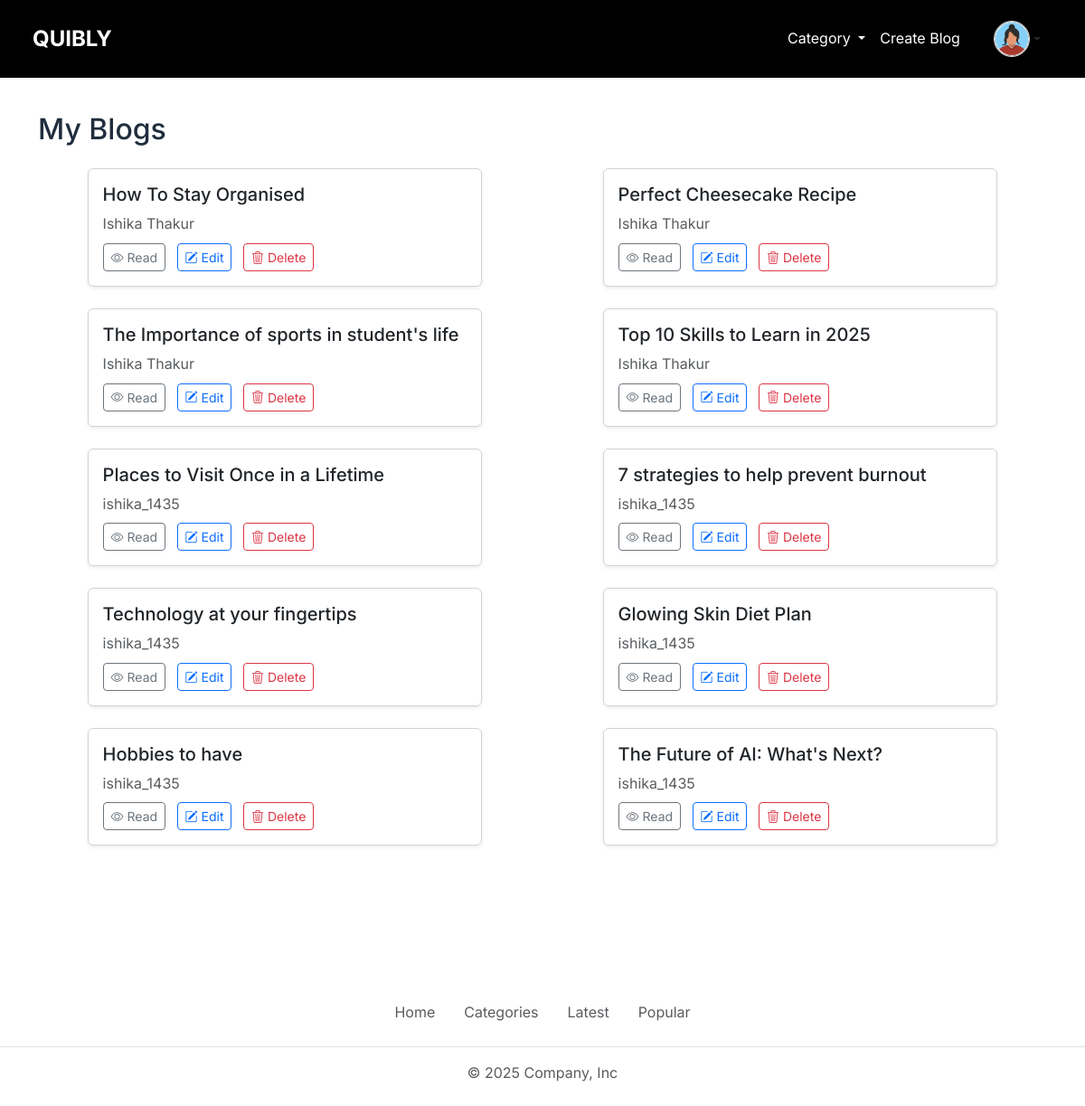
/myblogs (signed in), run on an earlier commit of the app's database.
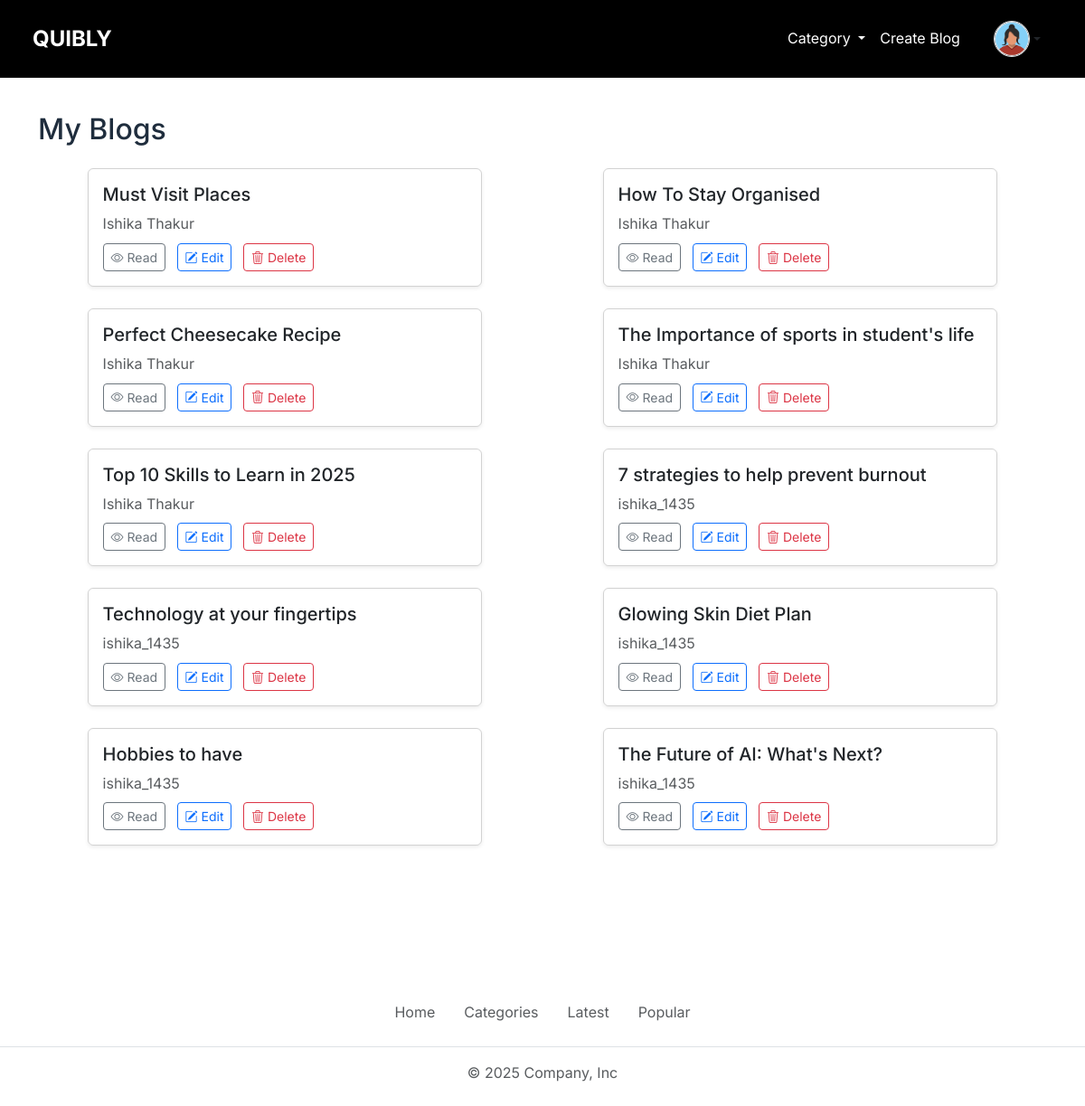
And on a later commit of the database.
### index.py (models this page shows, shortened)
class Blog(db.Model):
    id = db.Column(db.Integer, primary_key = True)
    title = db.Column(db.String(100), nullable = False)
    description = db.Column(db.String(200))
    content = db.Column(db.Text, nullable = False)
    views = db.Column(db.Integer, default = 0)
    cover_image = db.Column(db.String(120))
    author = db.Column(db.String(50), nullable = False)
    date_posted = db.Column(db.DateTime, default=lambda: datetime.now(timezone.utc))
    user_id = db.Column(db.Integer, db.ForeignKey('user.id'))
    category = db.Column(db.String(50), nullable = False, default = 'Others')
    read_time = db.Column(db.Integer)

### index.py (the view)
@app.route('/myblogs')
@login_required
def my_blogs():
    user_blogs = Blog.query.filter_by(user_id=current_user.id).order_by(Blog.date_posted.desc()).all()
    return render_template('myblogs.html', user_blogs=user_blogs)

### index.py (called while the page is built)
@login_manager.user_loader
def load_user(user_id):
    return User.query.get(int(user_id))

### templates/myblogs.html (shortened to what this page needs)
{% extends 'base.html' %}
{% block body %}
<div class="text-wrapper">
    <div class="container mt-4">
        <h2 class="mb-4">{{ page_title or "My Blogs" }}</h2>
        <div class="row">
            {% for blog in user_blogs %}
            <div class="col-md-6 mb-4 d-flex justify-content-center">
                <div class="card h-100 shadow-sm">
                    <div class="card-body">
                        <h5 class="card-title">{{ blog.title }}</h5>
                        <p class="card-text text-muted mb-2">{{ blog.author }}</p>
                        <a href="{{ url_for('read', id=blog.id) }}" class="btn btn-outline-secondary btn-sm">
                            <i class="bi bi-eye"></i> Read
                        </a>
                        {% if current_user.is_authenticated and blog.user_id == current_user.id %}
                        <a href="{{ url_for('edit', id=blog.id) }}" class="btn btn-outline-primary btn-sm ms-2">
                            <i class="bi bi-pencil-square"></i> Edit
                        </a>
                        <button type="button" class="btn btn-outline-danger btn-sm ms-2" data-bs-toggle="modal"
                            data-bs-target="#deleteModal{{ blog.id }}">
                            <i class="bi bi-trash3"></i> Delete
                        </button>
                        {% endif %}
                    </div>
                </div>
            </div>
            {% endfor %}
        </div>
    </div>
</div>
{% endblock body %}

What changed in the data, as far as the page shows it:
removed Blog: title "Places to Visit Once in a Lifetime", author "ishika_1435"
added Blog: title "Must Visit Places", author "Ishika Thakur"
